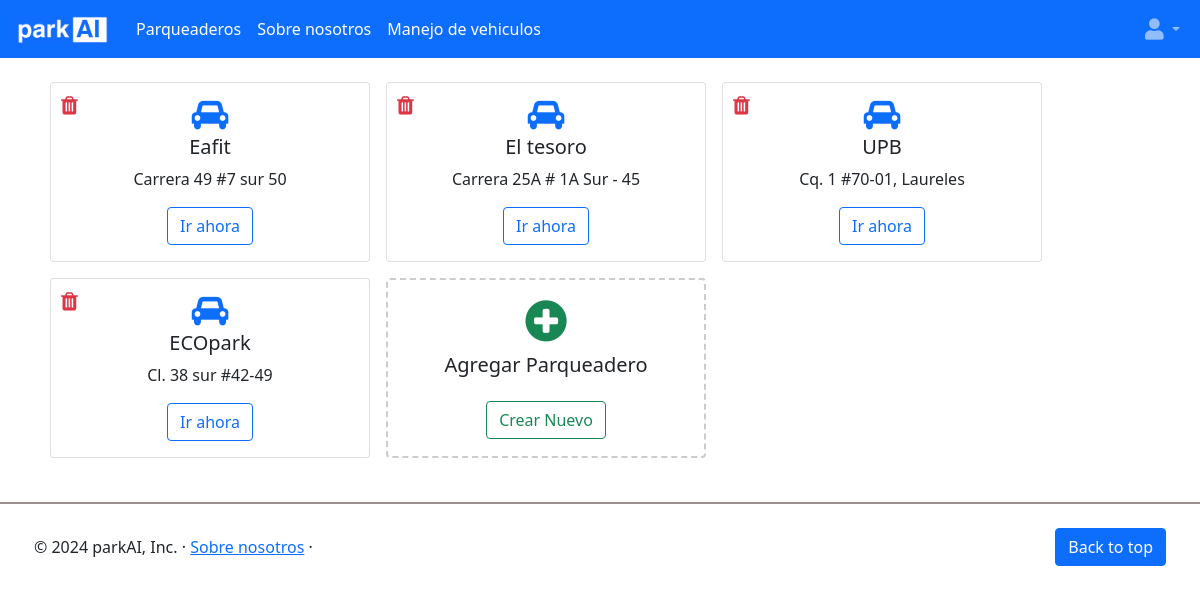
/parkingadmin/parking_management/ (signed in), run on the app's committed database.
### parkingadmin/models.py (models this page shows)
class Parqueadero(models.Model):
    OPCIONES_ESTADO_PARQUEADERO = [
        ('Activo', 'Activo'),
        ('Inactivo', 'Inactivo'),]
    prq_id = models.AutoField(primary_key=True)
    prq_nombre = models.CharField(max_length=40)
    prq_estado = models.CharField(max_length=15, choices=OPCIONES_ESTADO_PARQUEADERO, default='Activo')
    prq_precio_dia = models.DecimalField(max_digits=10, decimal_places=2, null=True, blank=True)
    prq_precio_hora = models.DecimalField(max_digits=10, decimal_places=2, null=True, blank=True)
    prq_organizacion_id = models.ForeignKey(Organizacion, on_delete=models.CASCADE, default=None)
    prq_direccion_parqueadero = models.CharField(max_length=300, default="")

### parkingadmin/views.py (the view)
# urls.py: path('parking_management/', views.parking_management, name="parking_management"),
@organizacion_required
def parking_management(request):
    usuario = request.user
    organizacion = Organizacion.objects.get(org_id = usuario)
    parqueaderos = Parqueadero.objects.filter(prq_organizacion_id = organizacion)
    context = {'parqueaderos':parqueaderos}
    return render(request,'parking_management.html',context = context)

### parkingadmin/templates/parking_management.html
{% extends 'base_home.html' %}
{% load static %}
{% block content %}
<link rel="stylesheet" href="https://cdnjs.cloudflare.com/ajax/libs/font-awesome/4.7.0/css/font-awesome.min.css">
<div class="container d-flex flex-wrap justify-content-start pt-4">
    {% if parqueaderos %}
        {% for parqueadero in parqueaderos %}
            <div class="card text-center mb-3 mx-2" style="width: 20rem; position: relative;">
                <a href="{% url 'eliminar_parqueadero' parqueadero_id=parqueadero.prq_id  %}" class="text-danger" style="position: absolute; top: 10px; left: 10px;">
                    <i class="fa fa-trash fa-lg" aria-hidden="true"></i>
                </a>
                <div class="card-body">
                    <i class="fa fa-car fa-2x text-primary mb-1" aria-hidden="true"></i>
                    <h5 class="card-title">{{ parqueadero.prq_nombre }}</h5>
                    <p class="card-text">{{ parqueadero.prq_direccion_parqueadero }}</p>
                    <a href="{% url 'informacion_parqueadero' parqueadero_id=parqueadero.prq_id  %}" class="btn btn-outline-primary">Ir ahora</a>
                </div>
            </div>
        {% endfor %}
    {% endif %}
    <div class="card text-center mb-3 mx-2" style="width: 20rem; border: 2px dashed #ccc;">
        <div class="card-body d-flex flex-column justify-content-center align-items-center" style="height: 100%;">
            <i class="fa fa-plus-circle fa-3x text-success" aria-hidden="true"></i>
            <h5 class="card-title mt-2">Agregar Parqueadero</h5>
            <a href="{% url 'crear_parqueadero' %}" class="btn btn-outline-success mt-3">Crear Nuevo</a>
        </div>
    </div>
</div>
{% endblock content %}

### data on the page
Parqueadero: prq_nombre "Eafit", prq_direccion_parqueadero "Carrera 49 #7 sur 50"
Parqueadero: prq_nombre "El tesoro", prq_direccion_parqueadero "Carrera 25A # 1A Sur - 45"
Parqueadero: prq_nombre "UPB", prq_direccion_parqueadero "Cq. 1 #70-01, Laureles"
Parqueadero: prq_nombre "ECOpark", prq_direccion_parqueadero "Cl. 38 sur #42-49"
